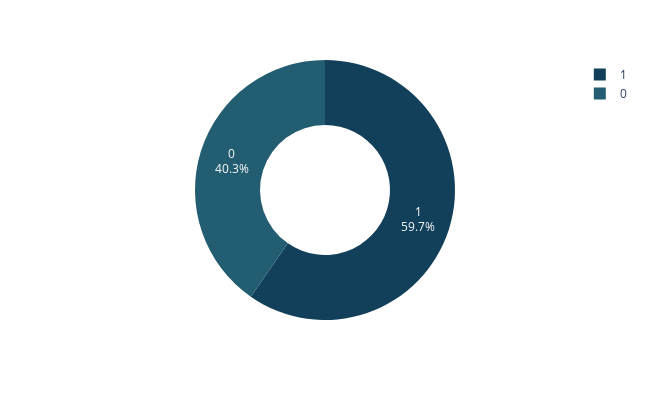

This figure's notebook cell:
### Markdown cell above
Delivery performance is not influenced by how many times a customer purchased earlier — delays happen similarly across all customer groups.

### Code cell
reached_on_time_y_n = integer_columns['Reached.on.Time_Y.N'].value_counts().reset_index()
reached_on_time_y_n.columns = ['Reached.on.Time_Y.N', 'value_counts']
fig = px.pie(reached_on_time_y_n, names = 'Reached.on.Time_Y.N', values = 'value_counts',
             color_discrete_sequence = px.colors.sequential.Darkmint_r, width = 650, height = 400,
            hole = 0.5)
fig.update_traces(textinfo = 'percent+label')

### Figure 1 — Plotly figure (JSON) as saved in the notebook; plotly's stock layout.template omitted (floating-point values rounded to 4 significant figures)
{"data": [{"domain": {"x": [0, 1], "y": [0, 1]}, "hole": 0.5, "hovertemplate": "Reached.on.Time_Y.N=%{label}<br>value_counts=%{value}<extra></extra>", "labels": [1, 0], "legendgroup": "", "name": "", "showlegend": true, "textinfo": "percent+label", "type": "pie", "values": [6563, 4436]}], "layout": {"height": 400, "legend": {"tracegroupgap": 0}, "margin": {"t": 60}, "piecolorway": ["rgb(18, 63, 90)", "rgb(35, 93, 114)", "rgb(58, 124, 137)", "rgb(85, 156, 158)", "rgb(123, 188, 176)", "rgb(165, 219, 194)", "rgb(210, 251, 212)"], "width": 650}}
